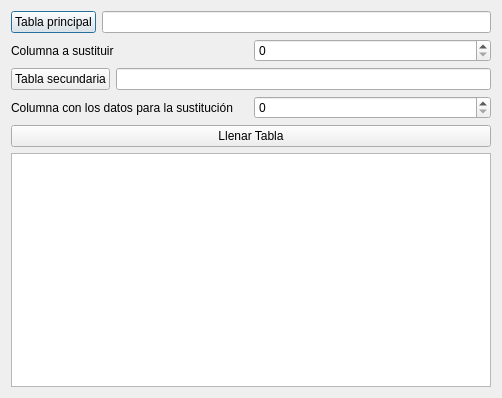
<?xml version="1.0" encoding="UTF-8"?>
<ui version="4.0">
 <class>DialogCruce</class>
 <widget class="QDialog" name="DialogCruce">
  <property name="geometry">
   <rect>
    <x>0</x>
    <y>0</y>
    <width>502</width>
    <height>398</height>
   </rect>
  </property>
  <property name="windowTitle">
   <string>Cruce de tablas</string>
  </property>
  <layout class="QVBoxLayout" name="verticalLayout">
   <item>
    <layout class="QHBoxLayout" name="horizontalLayout">
     <item>
      <widget class="QPushButton" name="pb_tabla1">
       <property name="text">
        <string>Tabla principal</string>
       </property>
      </widget>
     </item>
     <item>
      <widget class="QLineEdit" name="le_archivo1"/>
     </item>
    </layout>
   </item>
   <item>
    <layout class="QHBoxLayout" name="horizontalLayout_3">
     <item>
      <widget class="QLabel" name="label">
       <property name="text">
        <string>Columna a sustituir</string>
       </property>
      </widget>
     </item>
     <item>
      <widget class="QSpinBox" name="sb_sustitucion"/>
     </item>
    </layout>
   </item>
   <item>
    <layout class="QHBoxLayout" name="horizontalLayout_2">
     <item>
      <widget class="QPushButton" name="pb_tabla1_2">
       <property name="text">
        <string>Tabla secundaria</string>
       </property>
      </widget>
     </item>
     <item>
      <widget class="QLineEdit" name="le_archivo2"/>
     </item>
    </layout>
   </item>
   <item>
    <layout class="QHBoxLayout" name="horizontalLayout_4">
     <item>
      <widget class="QLabel" name="label_2">
       <property name="text">
        <string>Columna con los datos para la sustitución</string>
       </property>
      </widget>
     </item>
     <item>
      <widget class="QSpinBox" name="sb_sustitucion_2"/>
     </item>
    </layout>
   </item>
   <item>
    <widget class="QPushButton" name="pb_llenar_tabla">
     <property name="text">
      <string>Llenar Tabla</string>
     </property>
    </widget>
   </item>
   <item>
    <widget class="QTableWidget" name="tableWidget"/>
   </item>
  </layout>
  <zorder>layoutWidget</zorder>
  <zorder>layoutWidget</zorder>
  <zorder>layoutWidget_2</zorder>
  <zorder>pb_llenar_tabla</zorder>
  <zorder>tableWidget</zorder>
  <zorder>layoutWidget_3</zorder>
 </widget>
 <resources/>
 <connections/>
</ui>
